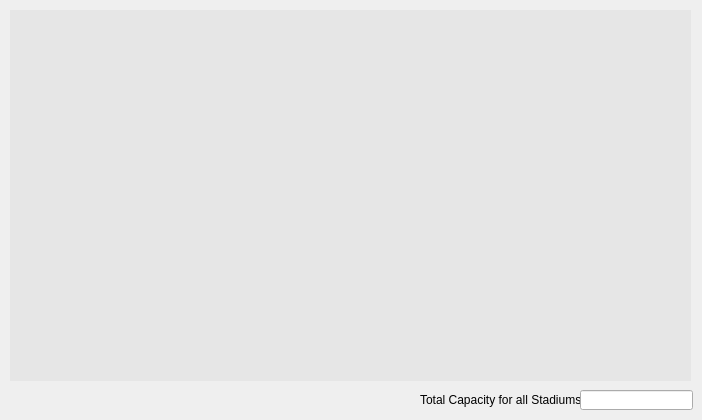
      <widget class="QWidget" name="tab_AllCapacity">
       <attribute name="title">
        <string>Stadium Capacities</string>
       </attribute>
       <widget class="QTableView" name="tableView_allCapacity">
        <property name="geometry">
         <rect>
          <x>10</x>
          <y>10</y>
          <width>681</width>
          <height>371</height>
         </rect>
        </property>
        <property name="styleSheet">
         <string notr="true">QTableView#tableView_allCapacity{
background-color: rgb(230, 230, 230);
border: transparent;
gridline-color: white;
color: rgb(16, 37, 118);
}
QHeaderView::section {
background-color:  rgb(230, 230, 230); 
color: rgb(16, 37, 118);
font-family: Calibri;
font-size: 13pt;
height: 30px;
}
QTableCornerButton{
background-color: transparent;
color: transparent;
}</string>
        </property>
        <property name="alternatingRowColors">
         <bool>true</bool>
        </property>
        <property name="sortingEnabled">
         <bool>true</bool>
        </property>
       </widget>
       <widget class="QLabel" name="label_totalCapacity">
        <property name="geometry">
         <rect>
          <x>420</x>
          <y>390</y>
          <width>161</width>
          <height>21</height>
         </rect>
        </property>
        <property name="text">
         <string>&lt;html&gt;&lt;head/&gt;&lt;body&gt;&lt;p align=&quot;center&quot;&gt;Total Capacity for all Stadiums:&lt;/p&gt;&lt;/body&gt;&lt;/html&gt;</string>
        </property>
       </widget>
       <widget class="QLineEdit" name="lineEdit_totalCapacity">
        <property name="geometry">
         <rect>
          <x>580</x>
          <y>390</y>
          <width>113</width>
          <height>20</height>
         </rect>
        </property>
       </widget>
      </widget>
